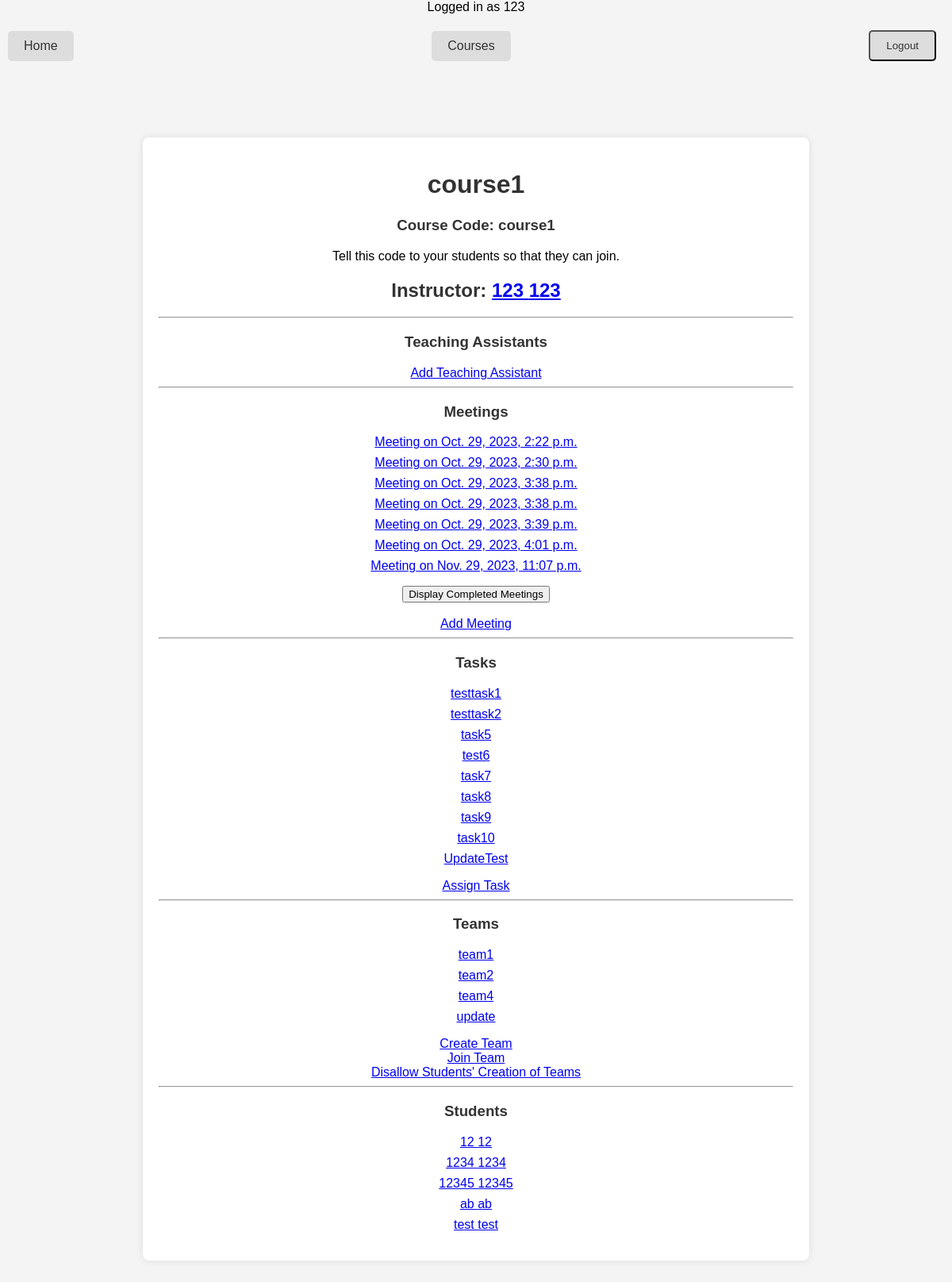
Page /course/1/ (signed in) on the committed database.
### users/models.py (models this page shows, shortened)
class CustomUser(AbstractBaseUser, PermissionsMixin):
    username = models.CharField(max_length=150, unique=True)
    USERNAME_FIELD = "username"
    email = models.EmailField(_("email address"))
    EMAIL_FIELD = "email"
    STATUS = (
        ('student', 'student'),
        ('teacher','teacher'),
        ('admin', 'admin'),
    )
    status = models.CharField(max_length=100, choices=STATUS, default='student')
    first_name = models.CharField(max_length=150)
    last_name = models.CharField(max_length=150)
    is_staff = models.BooleanField(default=False)
    is_active = models.BooleanField(default=True)
    description = models.TextField('Description', max_length=600, default='', blank=True)
    profile_picture = models.ImageField(upload_to='users/images', null=True, blank=True)
    REQUIRED_FIELDS = ['email', 'first_name', 'last_name']
    objects = CustomUserManager()

### main/models.py (models this page shows)
class Course(models.Model):
    name = models.CharField(max_length=100)
    join_code = models.CharField(max_length=100, unique=True)
    instructor = models.ForeignKey(CustomUser, on_delete=models.CASCADE, related_name="taught_courses")
    students = models.ManyToManyField(CustomUser, verbose_name=("Students"), related_name="courses", through="Enrollment")
    students_can_make_teams = models.BooleanField(default=False)

class Meeting(models.Model):
    link = models.URLField(max_length=300)
    memo = models.TextField(max_length=500, blank=True)
    meeting_time = models.DateTimeField("Meeting Time", default=timezone.now)
    is_complete = models.BooleanField(default=False)
    meeting_course = models.ForeignKey(Course, on_delete=models.CASCADE, related_name="meetings")
    meeting_team = models.ForeignKey(Team, on_delete=models.CASCADE, related_name="meetings", null=True, blank=True)
    meeting_host = models.ForeignKey(CustomUser, on_delete=models.CASCADE, related_name="hosted_meetings")

class Task(models.Model):
    name = models.CharField(max_length=100)
    description = models.TextField(max_length=5000, blank=True)
    attached = models.FileField(upload_to='main/task_attachments/%Y%m%d', null=True, blank=True)
    due_date = models.DateTimeField("Due Date", default=timezone.now, null=True, blank=True)
    assigned_date = models.DateTimeField("Assigned", default=timezone.now)
    course = models.ForeignKey(Course, on_delete=models.CASCADE, related_name="all_tasks")
    task_level = models.ForeignKey(Team, on_delete=models.CASCADE, related_name="task_level", null=True)
    is_team_task = models.BooleanField(default=False)

class Team(models.Model):
    name = models.CharField(max_length=100)
    join_code = models.CharField(max_length=100, unique=True)
    members = models.ManyToManyField(CustomUser, verbose_name=("Members"), blank=True, related_name="teams", through='Membership')
    course = models.ForeignKey(Course, on_delete=models.CASCADE, related_name="teams")
    parent_team = models.ForeignKey('self', on_delete=models.CASCADE, related_name="subteams", null=True, blank=True)

### main/views.py (the view)
# urls.py: path('course/<int:course_pk>/', views.coursehome, name='coursehome'),
@login_required
def coursehome(request, course_pk):
    course = get_object_or_404(Course, pk=course_pk)
    tas = CustomUser.objects.filter(courses=course, enrollment__enrolled_as_ta=True)
    tasks = Task.objects.filter(course=course, task_level=None).order_by('due_date')
    completed_meetings = request.GET.get('display_completed_meetings')
    if (completed_meetings == 'True'):
        completed_meetings = True
        meetings = Meeting.objects.filter(meeting_course=course, meeting_team=None).order_by('meeting_time')
    else:
        completed_meetings = False
        meetings = Meeting.objects.filter(meeting_course=course, meeting_team=None, is_complete=False).order_by('meeting_time')
    students = CustomUser.objects.filter(courses=course, enrollment__enrolled_as_ta=False).order_by('last_name')
    if (course.instructor.id == request.user.id):
        teams = Team.objects.filter(course=course, parent_team=None)
        if request.method == 'GET':
            return render(request, 'main/coursehome.html', {'course':course, 'tas':tas, 'students':students, 'teams':teams, 'meetings':meetings, 'completed_meetings':completed_meetings, 'tasks':tasks})
    elif (course.students.filter(pk=request.user.id)):
        teams = Team.objects.filter(course=course, parent_team=None, members=request.user)
        if request.method == 'GET':
            return render(request, 'main/coursehome.html', {'course':course, 'tas':tas, 'students':students, 'teams':teams, 'meetings':meetings, 'completed_meetings':completed_meetings, 'tasks':tasks})
    elif (request.user.status == 'admin'):
        teams = Team.objects.filter(course=course, parent_team=None)
        if request.method == 'GET':
            return render(request, 'main/coursehome.html', {'course':course, 'tas':tas, 'students':students, 'teams':teams, 'meetings':meetings, 'completed_meetings':completed_meetings, 'tasks':tasks})
    else:
        return redirect('courses')

### main/templates/main/coursehome.html (shortened to what this page needs)
{% extends 'main/base.html' %}
{% block content %}
<div class="container">
<div class="course-header">
    <h1>{{ course.name }}</h1>
    {% if user.id == course.instructor.id %}
        <h3>Course Code: {{ course.join_code }} </h3>
        <p>Tell this code to your students so that they can join.</p>
    {% endif %}
    <h2>Instructor:
        <a href="{% url 'userprofile' course.instructor.id %}">
            {{ course.instructor.first_name }} {{ course.instructor.last_name }}
        </a>
    </h2>
</div>
<hr>
{% if tas %}
    <div class="tas-section">
        <h3>Teaching Assistants</h3>
        <ul>
            {% for ta in tas %}
                <li>
                    <a href="{% url 'userprofile' ta.id %}">
                        {{ ta.first_name }} {{ ta.last_name }}
                    </a>
                </li>
            {% endfor %}
        </ul>
        {% if user.id == course.instructor.id %}
            <a href="{% url 'addteachingassistant' course.id %}">Add Teaching Assistant</a>
            <br>
            <a href="{% url 'removeteachingassistant' course.id %}">Remove Teaching Assistant</a>
        {% endif %}
    </div>
    <hr>
{% elif user.id == course.instructor.id %}
    <h3>Teaching Assistants</h3>
    <a href="{% url 'addteachingassistant' course.id %}">Add Teaching Assistant</a>
    <hr>
{% endif %}
<div class="meetings-section">
    <h3>Meetings</h3>
    <ul>
        {% for meeting in meetings.all %}
            <li>
                <a href="{% url 'meetinginfo' meeting.id %}">
                    Meeting on {{ meeting.meeting_time }}
                </a>
            </li>
        {% endfor %}
    </ul>
    <form action="{% url 'coursehome' course.id %}">
        <input type="submit" value="{% if completed_meetings %}Hide Completed Meetings{% else %}Display Completed Meetings{% endif %}">
    </form>
    <br>
    {% if user.id == course.instructor.id %}
        <a href="{% url 'addmeeting' course.id 0 %}">Add Meeting</a>
    {% endif %}
</div>
<hr>
<div class="tasks-section">
    <h3>Tasks</h3>
    <ul>
        {% for task in tasks.all %}
            <li>
                <a href="{% url 'viewtask' task.id %}">
                    {{ task.name }}
                </a>
            </li>
        {% endfor %}
    </ul>
    {% if user.id == course.instructor.id %}
        <a href="{% url 'assigntask' course.id 0 %}">Assign Task</a>
    {% endif %}
</div>
<hr>
<div class="teams-section">
    <h3>Teams</h3>
    <ul>
        {% for team in teams.all %}
            <li>
                <a href="{% url 'teamhome' team.id %}">
                    {{ team.name }}
                </a>
            </li>
        {% endfor %}
    </ul>
    {% if course.students_can_make_teams or user.id == course.instructor.id %}
        <a href="{% url 'createteam' course.id 0 %}">Create Team</a>
        <br>
    {% endif %}
    <a href="{% url 'jointeam' %}">Join Team</a>
    <br>
    {% if user.id == course.instructor.id %}
        {% if course.students_can_make_teams %}
            <a href="{% url 'editcourseteamrules' course.id %}">Disallow Students' Creation of Teams</a>
        {% else %}
            <a href="{% url 'editcourseteamrules' course.id %}">Allow Students' Creation of Teams</a>
        {% endif %}
    {% endif %}
</div>
<hr>
<div class="students-section">
    <h3>Students</h3>
    <ul>
        {% for student in students.all %}
            <li>
                <a href="{% url 'userprofile' student.id %}">
                    {{ student.first_name }} {{ student.last_name }}
                </a>
            </li>
        {% endfor %}
    </ul>
</div>
</div>
{% endblock %}

### main/templates/main/base.html (shortened to what this page needs)
<!DOCTYPE html>
<html lang="en">
<head>
</head>
<body>
    {% if user.is_authenticated %}
    <div class="user-info">
        Logged in as {{ user.username }}
    </div>
    <nav class="navbar">
        <a href="{% url 'home' %}" class="button">Home</a>
        <a href="{% url 'courses' %}" class="button">Courses</a>
        <form action="{% url 'logoutaccount' %}" method="POST">
            <button type="submit" class="button">Logout</button>
        </form>
    </nav>
    {% endif %}
    <br>
    <br>
    {% block content %} {% endblock %}
</body>
</html>

### main/templates/main/base.html (style rules this page uses)
body { font-family: Arial, sans-serif; margin: 0; padding: 0; text-align: center; }
.navbar { display: flex; justify-content: space-between; align-items: center; padding: 10px; background-color: #f4f4f4; }
.button { display: inline-block; padding: 10px 20px; margin-right: 10px; text-decoration: none; color: #333; background-color: #ddd; border-radius: 5px; transition: background-color 0.3s; }
.user-info { margin-bottom: 10px; }

### main/templates/main/coursehome.html (style rules this page uses)
body { font-family: 'Arial', sans-serif; background-color: #f4f4f4; text-align: center; margin: 0; padding: 0; }
.container { max-width: 800px; margin: 50px auto; background-color: #fff; padding: 20px; border-radius: 8px; box-shadow: 0 0 10px rgba(0, 0, 0, 0.1); }
h1, h2, h3 { color: #333; }
ul { list-style: none; padding: 0; }
li { margin-bottom: 8px; }

### rows in the picture
CustomUser: username "123"
Course: name "course1", join_code "course1", instructor.first_name "123", instructor.last_name "123"
Meeting: meeting_time "Oct. 29, 2023, 2:22 p.m."
Meeting: meeting_time "Oct. 29, 2023, 2:30 p.m."
Meeting: meeting_time "Oct. 29, 2023, 3:38 p.m."
Meeting: meeting_time "Oct. 29, 2023, 3:38 p.m."
Meeting: meeting_time "Oct. 29, 2023, 3:39 p.m."
Meeting: meeting_time "Oct. 29, 2023, 4:01 p.m."
Meeting: meeting_time "Nov. 29, 2023, 11:07 p.m."
Task: name "testtask1"
Task: name "testtask2"
Task: name "task5"
Task: name "test6"
Task: name "task7"
Task: name "task8"
Task: name "task9"
Task: name "task10"
Task: name "UpdateTest"
Team: name "team1"
Team: name "team2"
Team: name "team4"
Team: name "update"
CustomUser: first_name "12", last_name "12"
CustomUser: first_name "1234", last_name "1234"
CustomUser: first_name "12345", last_name "12345"
CustomUser: first_name "ab", last_name "ab"
CustomUser: first_name "test", last_name "test"
